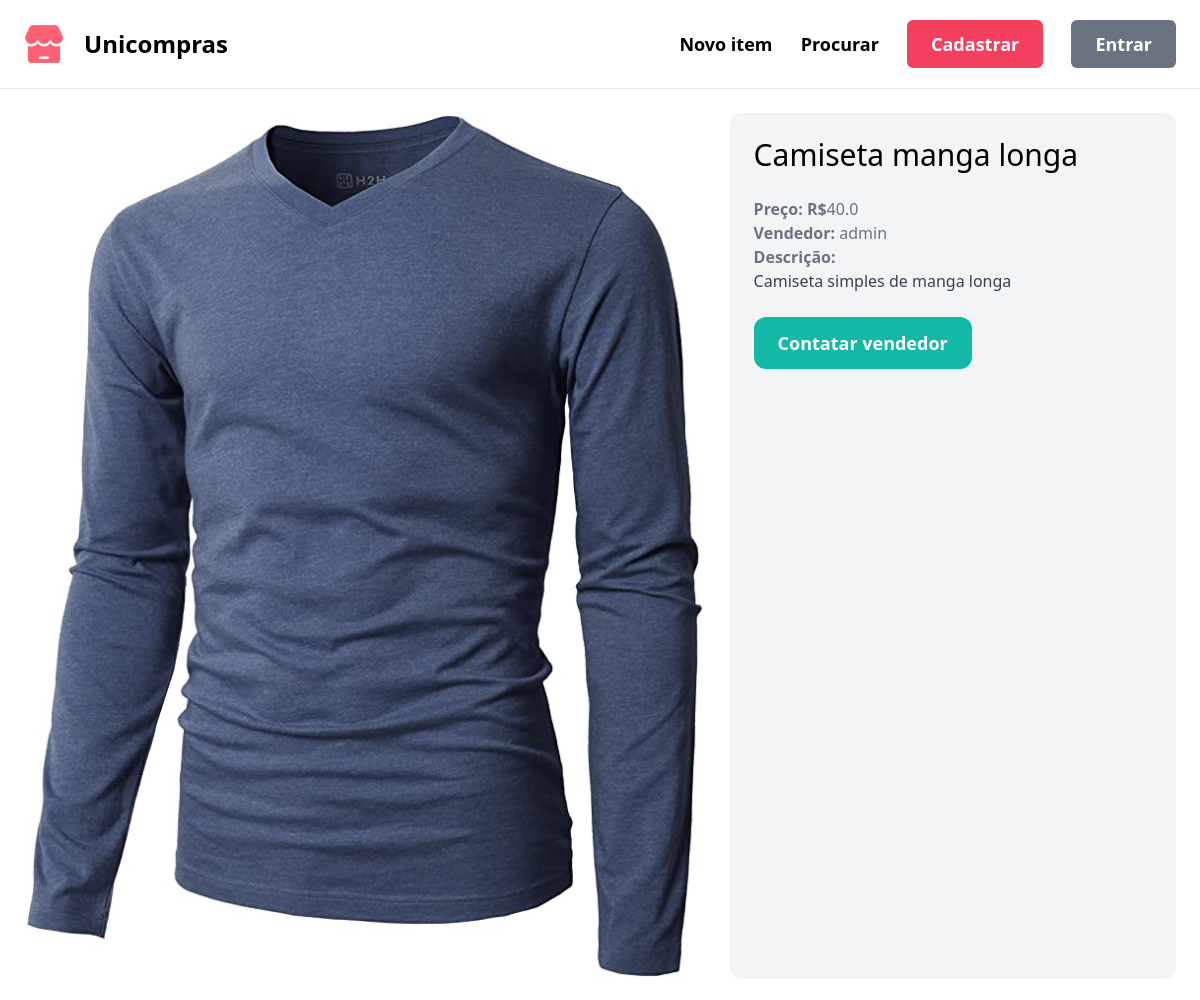
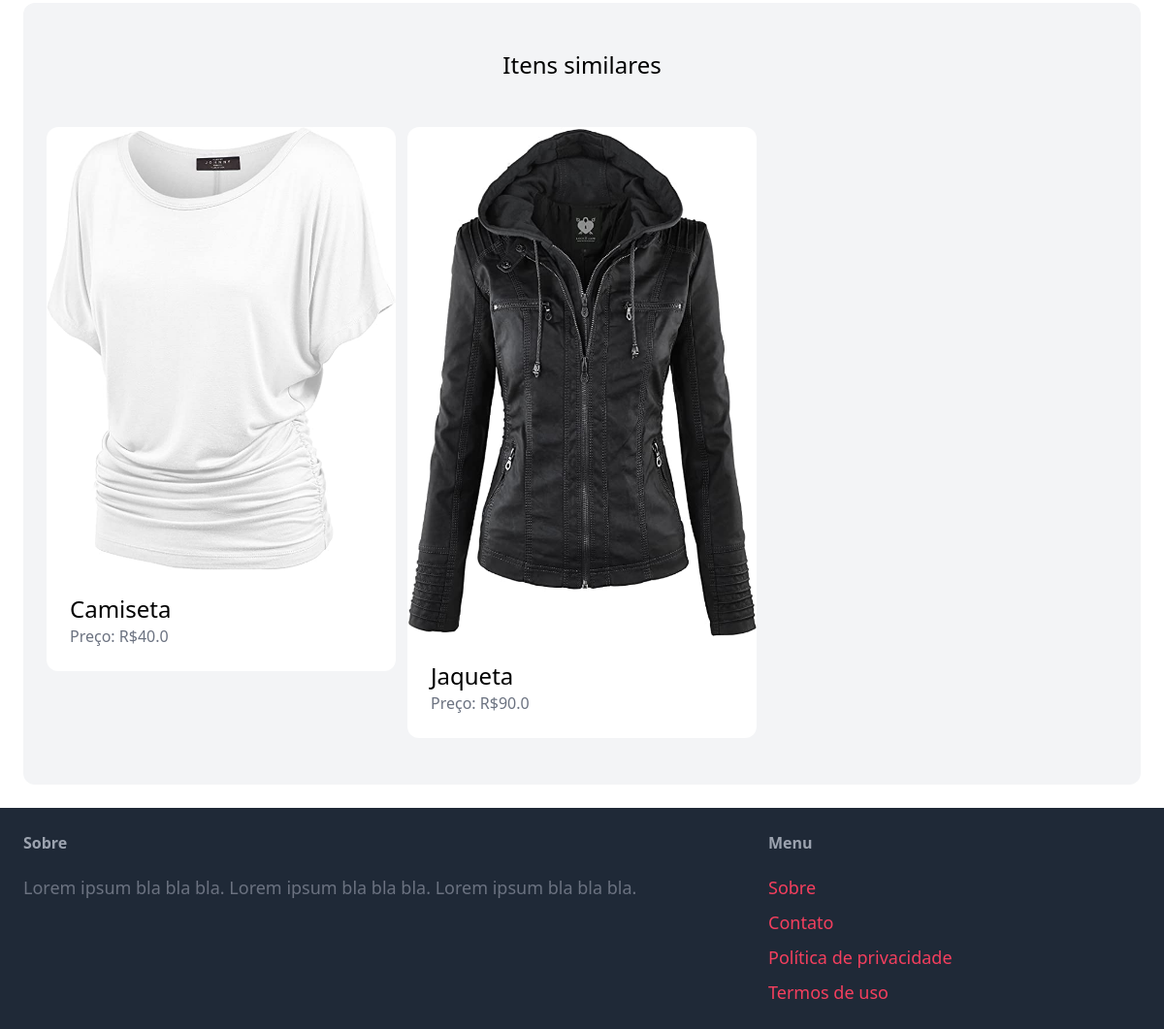
The page /items/7/ on the database its author committed (2 pictures, top to bottom).
### item/models.py (models this page shows, shortened)
class Item(models.Model):
    category = models.ForeignKey(
        Category, related_name='items', on_delete=models.CASCADE)
    name = models.CharField(max_length=255)
    description = models.TextField(blank=True, null=True)
    price = models.FloatField()
    image = models.ImageField(upload_to='item_images', blank=True, null=True)
    is_sold = models.BooleanField(default=False)
    created_by = models.ForeignKey(
        User, related_name='items', on_delete=models.CASCADE)
    created_at = models.DateTimeField(auto_now_add=True)

### item/views.py (the view)
# urls.py: path('<int:pk>/', views.detail, name='detail'),
def detail(request, pk):
    item = get_object_or_404(Item, pk=pk)
    related_items = Item.objects.filter(category=item.category, is_sold=False).exclude(pk=pk)[0:3]
    return render(request, 'item/detail.html', {
        'item': item,
        'related_items': related_items
    })

### item/templates/item/detail.html (shortened to what this page needs)
{% extends 'core/base.html' %}
{% block content %}
<div class="grid grid-cols-5 gap-6">
    <div class="col-span-3 flex items-center justify-center">
        <img src="{{ item.image.url }}" class="rounded-xl">
    </div>
    <div class="col-span-2 p-6 bg-gray-100 rounded-xl">
        <h1 class="mb-6 text-3xl">{{ item.name }}</h1>
        <p class="text-gray-500"><strong>Preço: R$</strong>{{ item.price }}</p>
        <p class="text-gray-500"><strong>Vendedor: </strong>{{ item.created_by.username }}</p>
        {% if item.description %}
            <p class="text-gray-700">
                <strong class="text-gray-500">Descrição: </strong><br>
                {{ item.description }}
            </p>
        {% endif %}
        {% if request.user == item.created_by %}
            <div class="mt-6 p-6 bg-white rounded-xl">
                <p>Este item é seu!</p>
                <a href="{% url 'item:edit' item.id %}" class="inline-block mt-6 px-6 py-3 text-lg font-semibold bg-teal-500 text-white rounded-md">Editar</a>
                <a href="{% url 'item:delete' item.id %}" class="inline-block mt-6 px-6 py-3 text-lg font-semibold bg-red-500 text-white rounded-md">Deletar</a>
            </div>
        {% else %}
            <a href="{% url 'conversation:new' item.id %}" class="inline-block mt-6 px-6 py-3 text-lg font-semibold bg-teal-500 text-white rounded-xl hover:bg-teal-700">Contatar vendedor</a>
        {% endif %}
    </div>
</div>
<div class="mt-6 px-6 py-12 bg-gray-100 rounded-xl">
    <h2 class="mb-12 text-2xl text-center">Itens similares</h2>
    <div class="grid grid-cols-3 gap-3">
        {% for item in related_items %}
            <div>
                <a href="{% url 'item:detail' item.id %}">
                    <div>
                        <img src="{{ item.image.url }}" class="rounded-t-xl">
                    </div>
                    <div class="p-6 bg-white rounded-b-xl">
                        <h2 class="text-2xl">{{ item.name }}</h2>
                        <p class="text-gray-500">Preço: R${{ item.price }}</p>
                    </div>
                </a>
            </div>
        {% endfor %}
    </div>
</div>
{% endblock %}

### rows shown on the page
Item: image (picture), name "Camiseta manga longa", price "40.0", created_by.username "admin", description "Camiseta simples de manga longa"
Item: image (picture), name "Camiseta", price "40.0"
Item: image (picture), name "Jaqueta", price "90.0"
